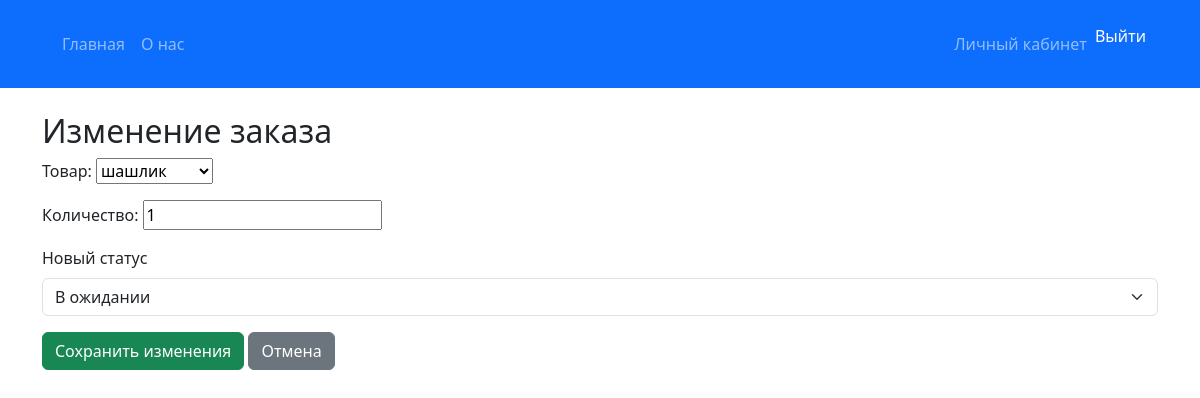
The page /order/edit/17/ (signed in) on the database its author committed.
### order/models.py (models this page shows, shortened)
class Order(models.Model):
    STATUS_CHOICES = (
        ('pending', 'Ожидает'),
        ('in_progress', 'В процессе'),
        ('completed', 'Завершено'),
    )
    user = models.ForeignKey(CustomUser, on_delete=models.CASCADE)
    product = models.ForeignKey(Product, on_delete=models.CASCADE)
    quantity = models.PositiveIntegerField(default=1)
    status = models.CharField(max_length=20, choices=STATUS_CHOICES, default='pending')
    created_at = models.DateTimeField(auto_now_add=True)
    updated_at = models.DateTimeField(auto_now=True)
    class Meta:
        verbose_name = 'Order'
        verbose_name_plural = 'Orders'

### order/views.py (the view)
# urls.py: path('edit/<int:order_id>/', views.update_order, name='edit_order'),  # Редактирование заказа
@login_required
def update_order(request, order_id):
    order = get_object_or_404(Order, id=order_id, user=request.user)
    if request.method == 'POST':
        form = OrderForm(request.POST, instance=order)
        if form.is_valid():
            order = form.save(commit=False)
            new_status = request.POST.get('status')
            if new_status:
                order.status = new_status
            order.save()
            return redirect('order-list')  # Перенаправление на список заказов
    else:
        form = OrderForm(instance=order)
    return render(request, 'order/update_order.html', {'form': form, 'order': order})

### order/forms.py
class OrderForm(forms.ModelForm):
    class Meta:
        model = Order
        fields = ['product', 'quantity']
        labels = {
            'product': 'Товар',  # Переводим поле product
            'quantity': 'Количество',  # Переводим поле quantity
        }
    def __init__(self, *args, **kwargs):
        store = kwargs.pop('store', None)  # Получаем магазин из аргументов
        super().__init__(*args, **kwargs)
        if store:
            self.fields['product'].queryset = Product.objects.filter(store=store)

### app/context_processors.py (called while the page is built)
def menu_categories(request):
    stores = Store.objects.prefetch_related('categories__subcategories').all()
    return {'menu_categories': stores}

### store/models/product.py (called while the page is built)
    def __str__(self):
        return self.name

### order/templates/order/update_order.html (shortened to what this page needs)
{% extends 'app/header.html' %}
{% block content %}
<div class="container mt-4">
    <h2>Изменение заказа</h2>
    <form method="post">
        {{ form.as_p }}
        <div class="mb-3">
            <label for="status" class="form-label">Новый статус</label>
            <select id="status" name="status" class="form-select">
                <option value="pending" {% if order.status == 'pending' %}selected{% endif %}>В ожидании</option>
            </select>
        </div>
        <button type="submit" class="btn btn-success">Сохранить изменения</button>
        <a href="{% url 'order-list' %}" class="btn btn-secondary">Отмена</a>
    </form>
</div>
{% endblock %}

### rows shown on the page
Order: product "шашлик", quantity "1", status "В ожидании"
